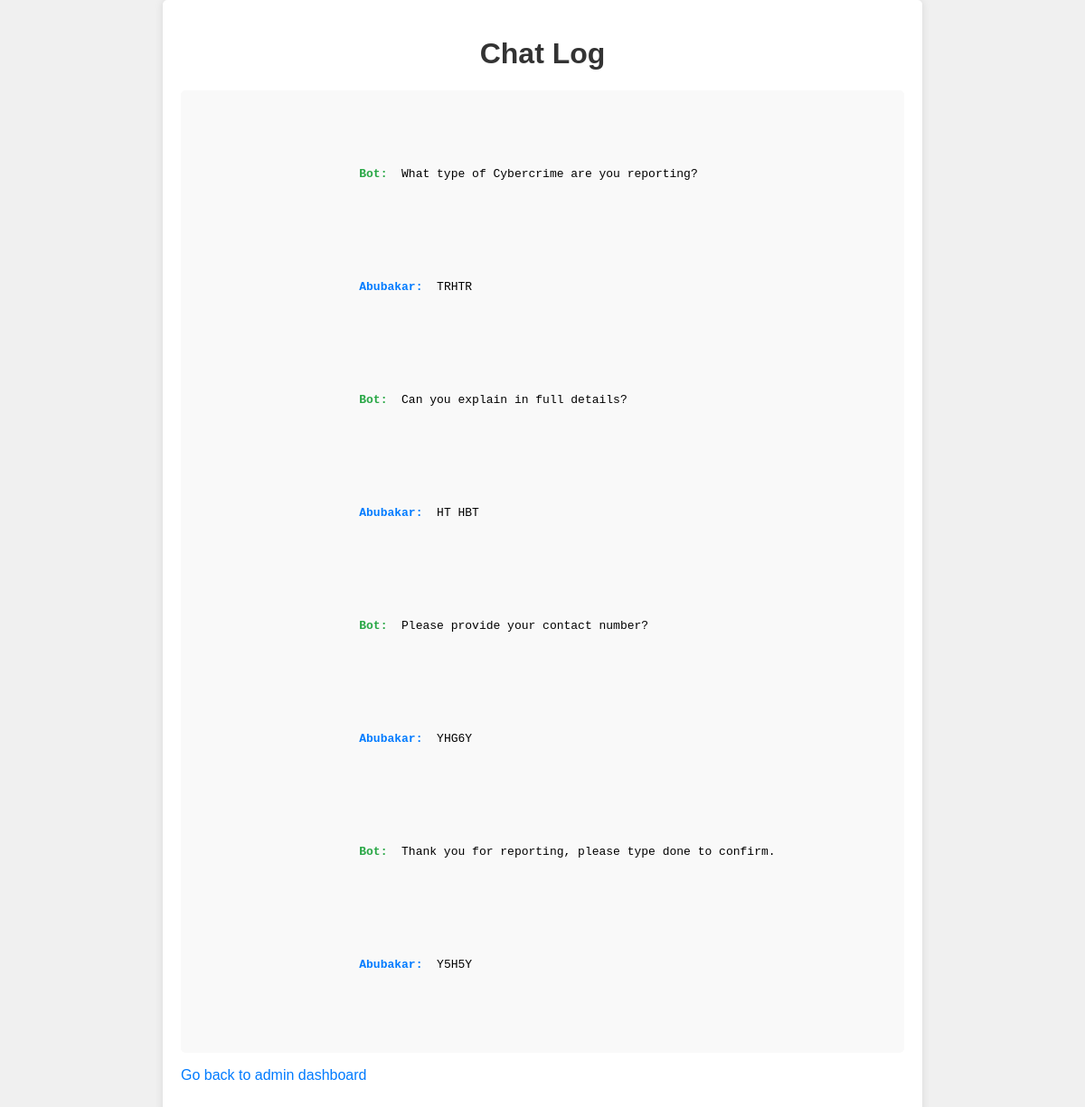
Page /admin_view_chat_log/1 (signed in) on the committed database.
### app.py (models this page shows)
class User(UserMixin, db.Model):
    id = db.Column(db.Integer, primary_key=True)
    fullname = db.Column(db.String(100), nullable=False)
    email = db.Column(db.String(100), unique=True, nullable=False)
    password = db.Column(db.String(100), nullable=False)
    is_admin = db.Column(db.Boolean, default=False)
    reports = db.relationship('Report', backref='user', lazy=True)

### app.py (the view)
@app.route('/admin_view_chat_log/<int:report_id>')
def admin_view_chat_log(report_id):
    if 'user_id' not in session:
        return redirect(url_for('login'))
    user_id = session['user_id']
    current_user = User.query.get(user_id)
    if not current_user.is_admin:
        return redirect(url_for('login'))
    report = Report.query.get(report_id)
    if not report:
        return "Report not found", 404
    user = User.query.get(report.user_id)
    if not user:
        return "User not found", 404
    chat_log_lines = report.chat_log.split('\n')
    return render_template('admin_view_chat_log.html', report=report, user=user, chat_log_lines=chat_log_lines)

### templates/admin_view_chat_log.html (shortened to what this page needs)
<!DOCTYPE html>
<html lang="en">
<head>
</head>
<body>
    <div class="container">
        <h1>Chat Log</h1>
        <div class="chat-log">
            {% for line in chat_log_lines %}
                <div class="chat-line">
                    {% if line.startswith('User:') %}
                        <span class="user-name">{{ user.fullname }}:</span> {{ line.replace('User:', '') }}
                    {% elif line.startswith('Bot:') %}
                        <span class="bot-name">Bot:</span> {{ line.replace('Bot:', '') }}
                    {% else %}
                        {{ line }}
                    {% endif %}
                </div>
            {% endfor %}
        </div>
        <p><a href="{{ url_for('admin_dashboard') }}">Go back to admin dashboard</a></p>
    </div>
</body>
</html>

### templates/admin_view_chat_log.html (style rules this page uses)
body { font-family: Arial, sans-serif; background-color: #f0f0f0; margin: 0; padding: 0; }
.container { max-width: 800px; margin: 0 auto; padding: 20px; background-color: #fff; border-radius: 5px; box-shadow: 0 0 10px rgba(0, 0, 0, 0.1); }
h1 { text-align: center; color: #333; }
.chat-log { background-color: #f9f9f9; padding: 10px; border-radius: 5px; white-space: pre-wrap; font-family: monospace; }
.chat-line { margin-bottom: 5px; }
.user-name { font-weight: bold; color: #007bff; }
.bot-name { font-weight: bold; color: #28a745; }
a { text-decoration: none; color: #007bff; }

### rows in the picture
User: fullname "Abubakar" "Abubakar" "Abubakar" "Abubakar"

### other values in the picture
{{ line.replace('Bot:', '') }} "What type of Cybercrime are you reporting?" "Can you explain in full details?" "Please provide your contact number?" "Thank you for reporting, please type done to confirm."
{{ line.replace('User:', '') }} "TRHTR" "HT HBT" "YHG6Y" "Y5H5Y"
